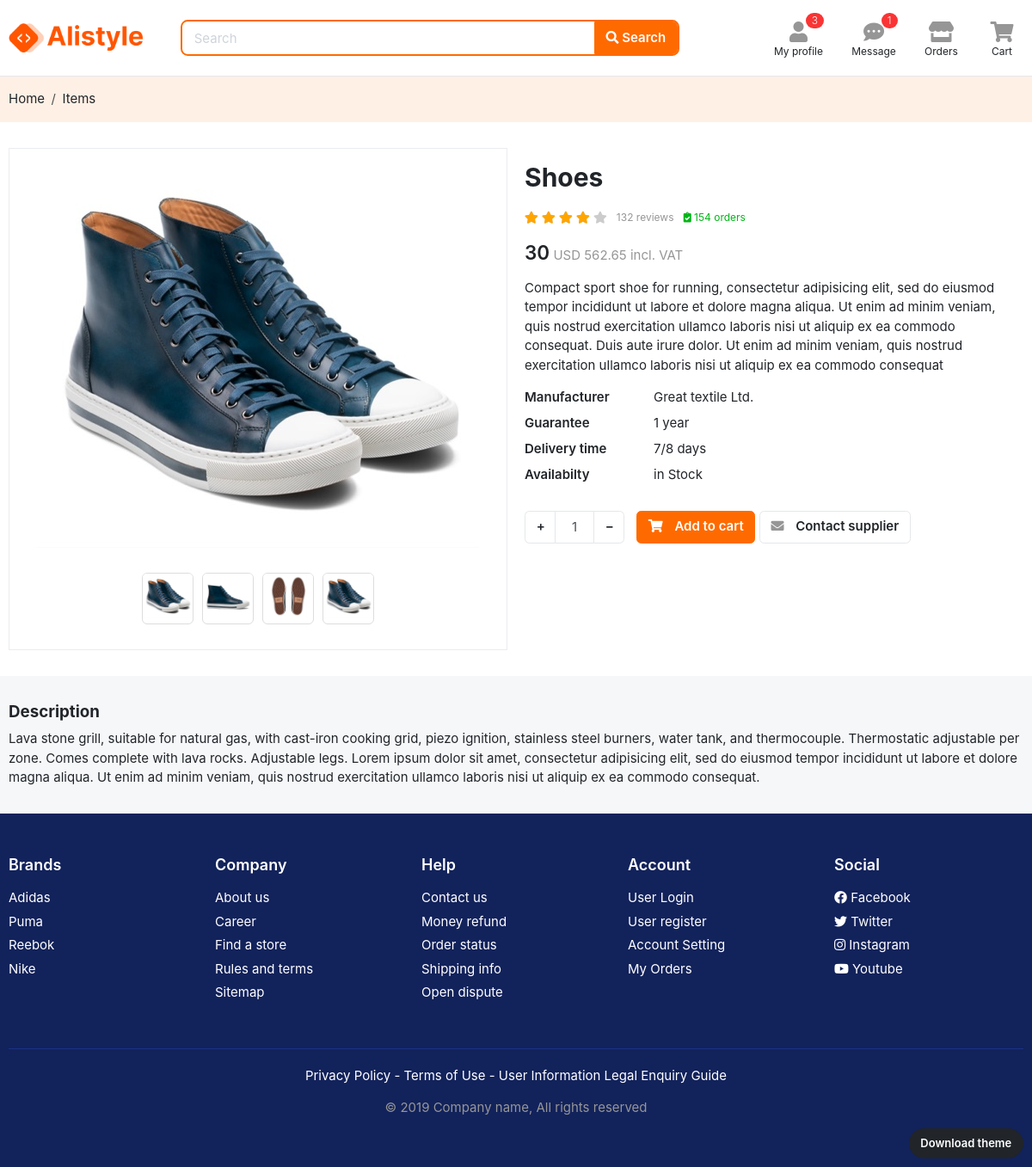
Page /store/fashion-and-clothes/great-items/shoes/ on the committed database.
### app_product_store/models.py (models this page shows, shortened)
class Product(models.Model):
    product_name = models.CharField(max_length=255,unique=True)
    slug = models.SlugField(unique=True)
    image = models.ImageField(upload_to="photos/app_product",blank=True)
    brand = models.ForeignKey(Brand,on_delete=models.CASCADE)
    category = models.ForeignKey(Category,on_delete=models.CASCADE)
    stock = models.IntegerField()
    import_from = models.CharField(max_length=200)
    price = models.IntegerField()
    manufacture = models.CharField(max_length=255)
    is_available = models.BooleanField(default=True)
    offers = models.BooleanField(default=False)
    warrenty = models.IntegerField()
    offer_precentage = models.IntegerField()
    delivery_time = models.CharField(max_length=200,blank=True)
    img1 = models.ImageField(upload_to="photos/app_product",blank=True)
    img2 = models.ImageField(upload_to="photos/app_product",blank=True)
    img3 = models.ImageField(upload_to="photos/app_product",blank=True)
    img4 = models.ImageField(upload_to="photos/app_product",blank=True)
    desc = models.TextField()
    created_date = models.DateTimeField(auto_now_add=True)
    modified_date = models.DateTimeField(auto_now_add=True)

### app_product_store/views.py (the view)
# urls.py: path("<slug:brand_slug>/<slug:category_slug>/<slug:product_slug>/",views.product_details,name="product_details"),
def product_details(request, brand_slug, category_slug, product_slug):
    try:
        product_detail = get_object_or_404(Product, brand__slug = brand_slug, category__slug = category_slug, slug = product_slug)
    except Exception as e:
        raise e
    return render(request,"app_product_store/product_details.html",{
        "product_detail" : product_detail,
    })

### app_brands/context_processor.py (called while the page is built)
def menu_links_brand(request):
    links = Brand.objects.all()
    return dict(b_links = links)

### app_subcategory/context_processor.py (called while the page is built)
def menu_links(request):
    all_cat = Category.objects.all()
    links = Category.objects.all().filter(is_popular = True)[:3]
    return dict(links = links,all_cat = all_cat)

### templates/app_product_store/product_details.html (shortened to what this page needs)
{% extends "base.html" %}
{% load static %}
{% block content %}
<section class="py-3 bg-light">
    <div class="container">
      <ol class="breadcrumb">
          <li class="breadcrumb-item"><a href="{% url "home" %}">Home</a></li>
          <li class="breadcrumb-item"><a href="{% url "store" %}" aria-current="page">Items</li>
      </ol>
    </div>
  </section>
  <section class="section-content bg-white padding-y">
  <div class="container">
      <div class="row">
          <aside class="col-md-6">
  <div class="card">
  <article class="gallery-wrap">
      <div class="img-big-wrap">
        <div> <a href="#"><img src="{{product_detail.image.url}}"></a></div>
      </div>
      <div class="thumbs-wrap">
        {% if product_detail.img1 %}
        <a href="#" class="item-thumb"> <img src="{{product_detail.img1.url}}"></a>
        {% else %}
        <a href="#" class="item-thumb">
        {% endif %}
        {% if product_detail.img2 %}
        <a href="#" class="item-thumb"> <img src="{{product_detail.img2.url}}"></a>
        {% else %}
        <a href="#" class="item-thumb">
        {% endif %}
        {% if product_detail.img3 %}
        <a href="#" class="item-thumb"> <img src="{{product_detail.img3.url}}"></a>
        {% else %}
        <a href="#" class="item-thumb">
        {% endif %}
        {% if product_detail.img4 %}
        <a href="#" class="item-thumb"> <img src="{{product_detail.img4.url}}"></a>
        {% else %}
        <a href="#" class="item-thumb">
        {% endif %}
      </div>
  </article>
  </div>
          </aside>
          <main class="col-md-6">
  <article class="product-info-aside">
  <h2 class="title mt-3">{{product_detail.product_name}} </h2>
  <div class="rating-wrap my-3">
      <ul class="rating-stars">
          <li style="width:80%" class="stars-active">
              <i class="fa fa-star"></i> <i class="fa fa-star"></i>
              <i class="fa fa-star"></i> <i class="fa fa-star"></i>
          </li>
          <li>
              <i class="fa fa-star"></i> <i class="fa fa-star"></i>
              <i class="fa fa-star"></i> <i class="fa fa-star"></i>
              <i class="fa fa-star"></i>
          </li>
      </ul>
      <small class="label-rating text-muted">132 reviews</small>
      <small class="label-rating text-success"> <i class="fa fa-clipboard-check"></i> 154 orders </small>
  </div>
  <div class="mb-3">
      <var class="price h4">{{product_detail.price}}</var>
      <span class="text-muted">USD 562.65 incl. VAT</span>
  </div>
  <p>{{product_detail.desc}} </p>
  <dl class="row">
    <dt class="col-sm-3">Manufacturer</dt>
    <dd class="col-sm-9"><a href="#">{{product_detail.manufacture}}</a></dd>
    <dt class="col-sm-3">Guarantee</dt>
    <dd class="col-sm-9">{{product_detail.warrenty}} year</dd>
    <dt class="col-sm-3">Delivery time</dt>
    <dd class="col-sm-9">{{product_detail.delivery_time}}</dd>
    <dt class="col-sm-3">Availabilty</dt>
    {% if product_detail.stock <= 0  %}
    <dd class="col-sm-9">Out of stock</dd>
    {% else %}
    <dd class="col-sm-9">in Stock</dd>
    {% endif %}
  </dl>
      <div class="form-row  mt-4">
          <div class="form-group col-md flex-grow-0">
              <div class="input-group mb-3 input-spinner">
                <div class="input-group-prepend">
                  <button class="btn btn-light" type="button" id="button-plus"> + </button>
                </div>
                <input type="text" class="form-control" value="1">
                <div class="input-group-append">
                  <button class="btn btn-light" type="button" id="button-minus"> &minus; </button>
                </div>
              </div>
          </div>
          <div class="form-group col-md">
              <a href="{% url "add_cart" product_detail.id %}"  class="btn  btn-primary">
                  <i class="fas fa-shopping-cart"></i> <span class="text">Add to cart</span>
              </a>
              <a href="#" class="btn btn-light">
          <i class="fas fa-envelope"></i> <span class="text">Contact supplier</span>
              </a>
          </div>
      </div>
  </article>
          </main>
      </div>
  </div>
  </section>
  <section class="section-name padding-y bg">
  <div class="container">
  <div class="row">
      <div class="col-md-12">
          <h5 class="title-description">Description</h5>
          <p>
              Lava stone grill, suitable for natural gas, with cast-iron cooking grid, piezo ignition, stainless steel burners, water tank, and thermocouple. Thermostatic adjustable per zone. Comes complete with lava rocks. Adjustable legs. Lorem ipsum dolor sit amet, consectetur adipisicing elit, sed do eiusmod
              tempor incididunt ut labore et dolore magna aliqua. Ut enim ad minim veniam,
              quis nostrud exercitation ullamco laboris nisi ut aliquip ex ea commodo
              consequat.
          </p>
      </div>
      </div>
  </div>
  </section>
{% endblock content %}

### static/css/ui.css (style rules this page uses)
html { font-family:'Inter', sans-serif;font-size:15px }
.padding-y { padding-top:30px;padding-bottom:30px }
var { font-style:normal }
article:after,.form-group:after { display:block;clear:both;content:"" }
.bg { background-color:#f6f7f9 }
.bg-white { background-color:#fff }
p:last-child { margin-bottom:0 }
.btn-light { background-color:#fff;border-color:#e5e7ea }
.btn-light i { color:#969696 }
.btn i+.text { margin-left:10px }
dl[class="row"] { margin-bottom:0 }
.price { font-weight:600;color:#212529 }
.label-rating { margin-left:7px;display:inline-block;vertical-align:middle }
.rating-stars { display:inline-block;vertical-align:middle;list-style:none;margin:0;padding:0;position:relative;white-space:nowrap;clear:both }
.rating-stars i { font-size:14px;color:#ccc;display:inline }
.rating-stars li { display:block;text-overflow:clip;white-space:nowrap;z-index:1 }
.rating-stars li.stars-active { z-index:2;position:absolute;top:0;left:0;overflow:hidden }
.rating-stars li.stars-active i { color:orange }
.input-spinner { width:120px;-ms-flex-wrap:nowrap;flex-wrap:nowrap;display:-webkit-inline-box;display:-ms-inline-flexbox;display:inline-flex }
.input-spinner input.form-control { text-align:center;max-width:46px;-ms-flex-preferred-size:46px;flex-basis:46px;border-color:#e5e7ea;-webkit-box-flex:0;-ms-flex-positive:0;flex-grow:0 }
.input-spinner .btn { width:36px;text-align:center }
body { background-color:#f6f7f9 }
.gallery-wrap .img-big-wrap { margin-bottom:10px;border-radius:.37rem;overflow:hidden;background-color:#fff }
.gallery-wrap .img-big-wrap a { text-align:center;display:block }
.gallery-wrap .img-big-wrap img { height:480px;width:auto;display:inline-block;cursor:-webkit-zoom-in;cursor:zoom-in }
.gallery-wrap .thumbs-wrap { text-align:center;margin-bottom:20px }
.gallery-wrap .thumbs-wrap .item-thumb { width:60px;height:60px;border:1px solid #ddd;border-radius:6px;margin:3px;display:inline-block;overflow:hidden }
.gallery-wrap .thumbs-wrap img { max-width:100%;max-height:100%;-o-object-fit:cover;object-fit:cover;cursor:-webkit-zoom-in;cursor:zoom-in }

### rows in the picture
Product: image (picture), img1 (picture), img2 (picture), img3 (picture), img4 (picture), product_name "Shoes", price "30", desc "Compact sport shoe for running, consectetur adipisicing elit, sed do eiusmod tempor incididunt ut labore et dolore magna aliqua. Ut enim ad minim veniam, quis nostrud exercitation ullamco laboris nisi ut aliquip ex ea commodo consequat. Duis aute irure dolor. Ut enim ad minim veniam, quis nostrud exercitation ullamco laboris nisi ut aliquip ex ea commodo consequat", manufacture "Great textile Ltd.", warrenty "1", delivery_time "7/8 days"
